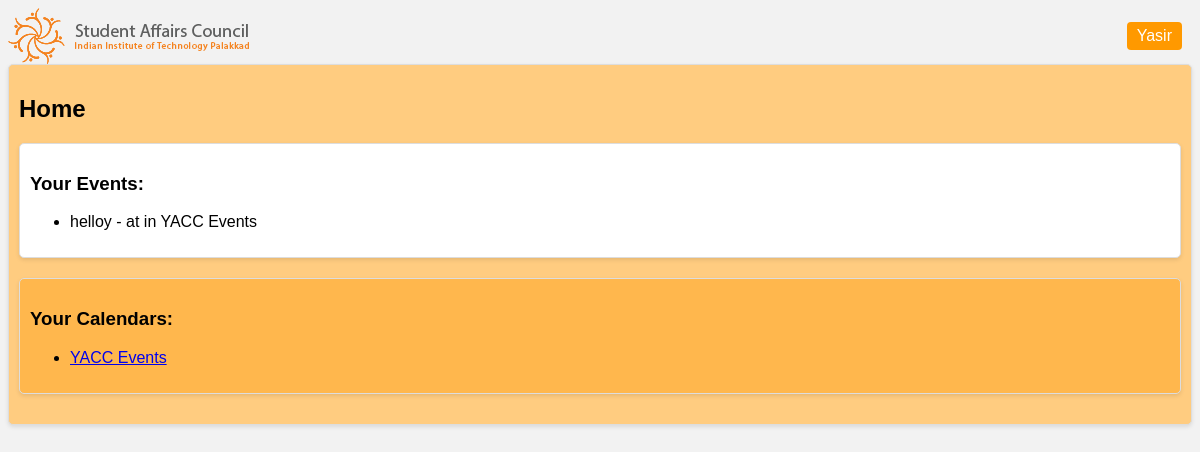
The app's page / (signed in) with its own data.
### Main/models.py (models this page shows, shortened)
class Event(models.Model):
    title = models.CharField(max_length=255)
    date_and_time = models.DateTimeField()
    duration = models.IntegerField(default=10)
    venue = models.CharField(max_length=255, null = True)
    calendar = models.ForeignKey(Calendar, on_delete=models.CASCADE)

class Calendar(models.Model): #all calendars
    name = models.CharField(max_length=255)
    description = models.TextField(default='')
    users = models.ManyToManyField(User, through='UserCalendar')

class UserCalendar(models.Model): #calenders that are created by user
    user = models.ForeignKey(User, on_delete=models.CASCADE)
    calendar = models.ForeignKey(Calendar, on_delete=models.CASCADE)

### Main/views.py (the view)
# urls.py: path('', views.home , name='home' ),
def home(request):
    if request.user.is_authenticated:
       user_calendars = UserCalendar.objects.filter(user=request.user)
       events = Event.objects.filter(calendar__in=user_calendars.values('calendar'))
       user_created_calendars = Calendar.objects.filter(users=request.user)
       context = {'user_calendars':user_calendars, 'events':events, 'user_created_calendars':user_created_calendars}
       return render(request, 'Main/home.html',context)
    else:
        return render(request,'Main/home.html',{'not_authenticated':True})

### Main/templates/Main/home.html (shortened to what this page needs)
{% extends 'main.html' %}
{% load static %}
{% block content %}
  <link rel="stylesheet" href="{% static 'css/home.css' %}">
  <div class="box events-box">
    <h2>Home</h2>
    {% if user.is_authenticated %}
      <div class="box">
        <h3>Your Events:</h3>
        <ul>
          {% for event in events %}
            <li>{{ event.title }} - {{ event.datetime|date:"F j, Y" }} at {{ event.datetime|time:"g:i A" }} in {{ event.calendar.name }}</li>
          {% endfor %}
        </ul>
      </div>
      <div class="box calendars-box">
        <h3>Your Calendars:</h3>
        <ul>
          {% for calendar in user_calendars %}
            <li><a href="{% url 'calendar_detail' calendar.id %}">{{ calendar.calendar.name }}</a></li>
          {% endfor %}
        </ul>
      </div>
    {% else %}
      <p>Login to track your events.</p>
    {% endif %}
  </div>
{% endblock %}

### templates/title.html (shortened to what this page needs)
<div style="display: flex; justify-content: space-between; align-items: center;">
  <a href="{% url 'home' %}">
    <img src="{% load static %}{% static '/SAC logo.png' %}" alt="Logo">
  </a>
  <div style="display: flex; align-items: center;">
    {% if request.user.is_authenticated %}
      <button onclick="showUserDetails()" style="margin-right: 10px; background-color: #ff9900; color: #fff; border: none; cursor: pointer; font-size: 16px; padding: 5px 10px; border-radius: 4px;">{{ request.user.username }}</button>
    {% else %}
      <a href="{% url 'login' %}"> Login </a>
    {% endif %}
  </div>
</div>

### Main/static/css/home.css (style rules this page uses)
body { background-color: #f2f2f2; font-family: Arial, sans-serif; }
.box { background-color: #fff; border: 1px solid #ddd; padding: 10px; margin-bottom: 20px; border-radius: 5px; box-shadow: 0 2px 4px rgba(0, 0, 0, 0.1); }
.events-box { background-color: #ffcc80; }
.calendars-box { background-color: #ffb74d; }

### records on screen
Event: title "helloy", calendar.name "YACC Events"
UserCalendar: calendar.name "YACC Events"

### other values on screen
{{ request.user.username }} "Yasir"
